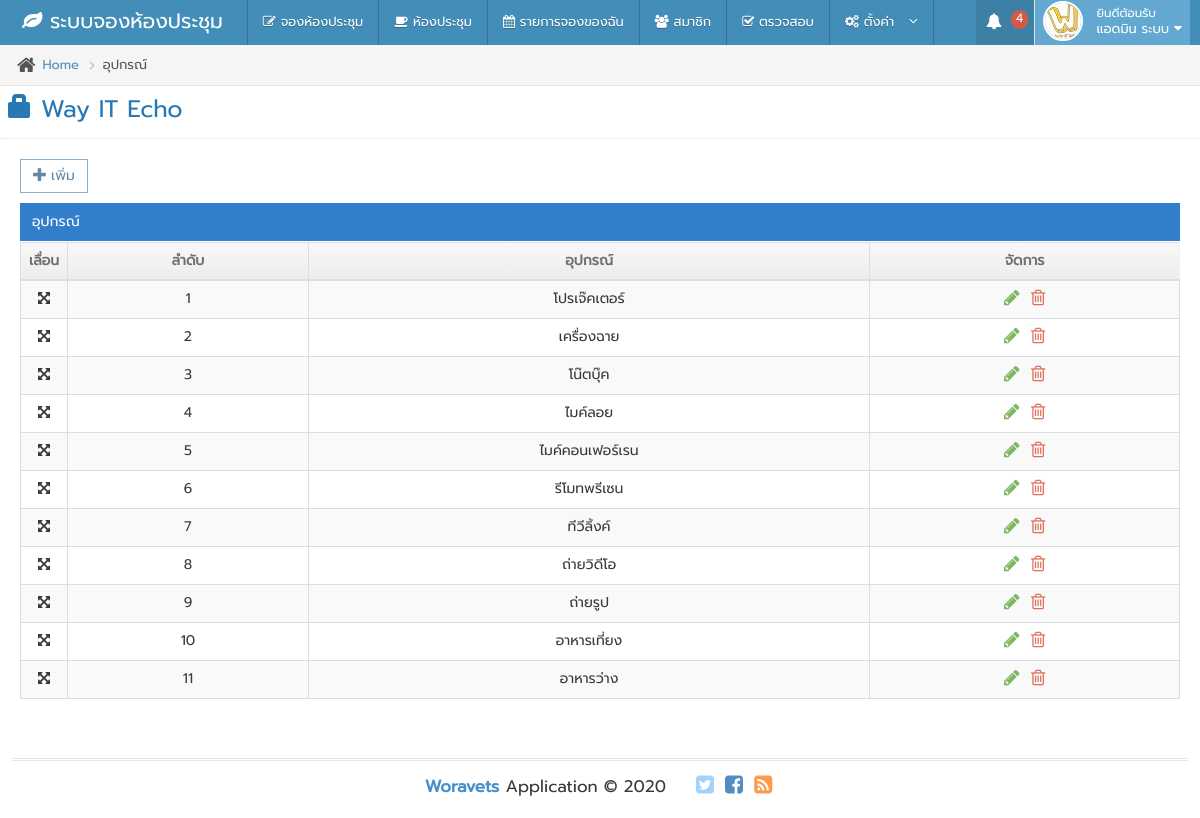
The page /equip/index.php (signed in) on the database its author committed.
### tables this page shows
CREATE TABLE `tb_member` (
  `id_member` int(5) NOT NULL,
  `username` varchar(20) NOT NULL,
  `password` varchar(20) NOT NULL,
  `ntitle` varchar(10) NOT NULL,
  `firstname` varchar(50) NOT NULL,
  `surname` varchar(50) NOT NULL,
  `email` varchar(50) NOT NULL,
  `status` varchar(5) NOT NULL,
  `position` varchar(200) NOT NULL,
  `phone` varchar(10) NOT NULL,
  `active` int(1) NOT NULL,
  `login_date` datetime NOT NULL,
  `login_times` int(6) NOT NULL,
  `create_date` datetime NOT NULL,
  `FilesName` varchar(20) NOT NULL
);

CREATE TABLE `tb_equipment` (
  `id_equipment` int(2) NOT NULL,
  `name_equipment` varchar(250) NOT NULL,
  `position` int(2) NOT NULL
);

### equip/index.php (the view, shortened to what this page needs)
<?php
$title = 'อุปกรณ์';
include 'templates/header.php';
?>
<div class="breadcrumbs ace-save-state" id="breadcrumbs">
						<ul class="breadcrumb">
							<li>
								<i class="ace-icon fa fa-home home-icon"></i>
								<a href="index.php?page=home">Home</a>
							</li>
							<li class="active">อุปกรณ์</li>
						</ul>
</div>
<div class="page-header">
							<h1>
								<?php echo $org; ?>
							</h1>
</div>
<div class="main-container ace-save-state" id="main-container">
    <div class="main-content">
		<div class="main-content-inner">
			<div class="page-content" >
                <div class="row" >
                    <div class="col-sm-12">
<?php if ($_GET['action']=='') {?>
<p> <a class="btn btn-white btn-primary" href="index.php?page=equip&action=add" role="button"><i class="ace-icon glyphicon glyphicon-plus"></i>เพิ่ม</a><p>
<div class="table-header">
<?php echo $title; ?>
</div>
		<div class="table-responsive">
<table id="dynamic-table" class="table table-striped table-bordered table-hover" >
<thead>
  <tr>
	<th width="20">เลื่อน</th>
    <th class="center">ลำดับ</th>
	<th class="center">อุปกรณ์</th>
	<th class="center">จัดการ</th>
  </tr>
</thead>
<tbody id="sortable">
<?php
$i=1 ;
$meSQL = "SELECT * FROM tb_equipment ORDER BY position asc";
$meQuery = $conn->query($meSQL);
while ($rs = $meQuery->fetch_assoc()){
?>
  <tr data-sort-id="<?php echo $rs['id_equipment']; ?>">
	<td class="center"><i class="fa fa-fw fa-arrows-alt" data-toggle="tooltip" title="Grag up or down"></i></td>
    <td class="center"><?php echo $i++; ?></td>
    <td class="center"><?php echo $rs['name_equipment']?></td>
	<td class="center">
	<div class="hidden-sm hidden-xs action-buttons">
	<a class="green" href="index.php?page=equip&action=edit&id=<?php echo $rs['id_equipment']; ?>">
		<i class="ace-icon fa fa-pencil bigger-130" title="แก้ไข"></i>
	</a>
	<a class="red" href="equip/action.php?action=delete&id=<?php echo $rs['id_equipment']; ?>" OnClick="return chkdel();">
		<i class="ace-icon fa fa-trash-o bigger-130" title="ลบ"></i>
	</a>
</div>
	</td>
  </tr>
  <?php } ?>
  </tbody>
</table>
<?php } ?>
				</div>
            </div>
		</div>
	</div>
<?php
include 'templates/footer.php';
?>

### connect.php (shortened to what this page needs)
<?php
$org = "<i class='ace-icon glyphicon glyphicon-lock'></i>".'  Way IT Echo' ;
?>

### templates/header.php (shortened to what this page needs)
<?php
if ($_SESSION['id'] != '') {
include 'connect.php';
$sql = "SELECT * FROM tb_member WHERE id_member = '{$_SESSION['id']}' ";
$rs = $conn->query( $sql )->fetch_assoc() ;
}
?>
<!DOCTYPE html>
<html lang="en" xmlns="http://www.w3.org/1999/xhtml">
	<head>
		<link rel="stylesheet" href="custom.css" />
		<link rel="stylesheet" href="assets/css/bootstrap.min.css" />
		<link rel="stylesheet" href="assets/font-awesome/4.5.0/css/font-awesome.min.css" />
        <link rel="stylesheet" href="assets/css/jquery-ui.custom.min.css" />
		<link rel="stylesheet" href="assets/css/colorbox.min.css" />
		<link rel="stylesheet" href="assets/css/ace.min.css" class="ace-main-stylesheet" id="main-ace-style" />
		<link rel="stylesheet" href="assets/css/ace-skins.min.css" />
		<link rel="stylesheet" href="assets/css/ace-rtl.min.css" />
        <link rel="stylesheet" href="assets/fullcalendar-3.6.2/fullcalendar.min.css"/>
        <link href="assets/dist/css/bootstrap-datepicker.css" rel="stylesheet" />
	</head>
<body class="no-skin">
<div id="navbar" class="navbar navbar-default    navbar-collapse       h-navbar ace-save-state">
			<div class="navbar-container ace-save-state" id="navbar-container">
				<div class="navbar-header pull-left">
					<a href="index.php?page=home" class="navbar-brand">
						<small>
							<i class="fa fa-leaf"></i>
							ระบบจองห้องประชุม
						</small>
					</a>
				</div>
				<nav id="sidebar" role="navigation" class="navbar-menu pull-left navbar-collapse collapse">
					<ul class="nav navbar-nav">
						<li class="<?php if ($_GET['page']=='booking'){echo 'active';}?>">
							<a href="index.php?page=booking">
								<i class="ace-icon fa  fa-pencil-square-o"></i>
								จองห้องประชุม
							</a>
						</li>
						<li class="<?php if ($_GET['page']=='rooms'){echo 'active';}?>">
							<a href="index.php?page=rooms">
								<i class="ace-icon fa  fa-coffee"></i>
								ห้องประชุม
							</a>
						</li>
<?php if ($_SESSION['status'] == 'admin' || $_SESSION['status'] == 'user') {?>
						<li class="<?php if ($_GET['page']=='mybooking'){echo 'active';}?>">
							<a href="index.php?page=mybooking">
								<i class="ace-icon fa  fa-calendar"></i>
								รายการจองของฉัน
							</a>
						</li>
<?php } ?>
<?php   if ($_SESSION['status'] =='admin')  { ?>
						<li class="<?php if ($_GET['page']=='member'){echo 'active';}?>">
							<a href="index.php?page=member">
								<i class="ace-icon fa fa-users"></i>
								สมาชิก
							</a>
						</li>
						<li class="<?php if ($_GET['page']=='report'){echo 'active';}?>">
							<a href="index.php?page=report">
								<i class="ace-icon fa fa-check-square-o"></i>
								ตรวจสอบ
							</a>
						</li>
						<li class="<?php if ($_GET['page']=='setrooms' || $_GET['page']=='style' || $_GET['page']=='equip' ){echo 'active';}?>">
							<a href="#" class="dropdown-toggle" data-toggle="dropdown">
							<i class="ace-icon fa fa-cogs"></i>
								ตั้งค่า
	  		&nbsp;
								<i class="ace-icon fa fa-angle-down bigger-110"></i>
							</a>
						</li>
<?php } ?>
					</ul>
				</nav>
				<div class="navbar-buttons navbar-header pull-right " role="navigation">
<?php if ($_SESSION['id'] != '') {?>
					<ul class="nav ace-nav">
<?php 	if ($_SESSION['status'] == 'admin') {
$sql2 = "SELECT COUNT(id) AS count1 FROM tb_event WHERE status = 0 ";
$rs2 = $conn->query($sql2)->fetch_assoc();?>
						<li class="transparent dropdown-modal open">
							<a class="dropdown-toggle" href="index.php?page=report&report=0" >
								<i class="ace-icon fa fa-bell icon-animated-bell"></i>
								<span class="badge badge-important"><?php if ($rs2['count1']==0){echo '';}else {echo $rs2['count1'];}?></span>
							</a>
						</li>
<?php } ?>
						<li class="light-blue dropdown-modal">
							<a data-toggle="dropdown" href="#" class="dropdown-toggle">
							<img class="nav-user-photo" src="assets/images/avatars/way.jpg" alt="Member Photo" />
								<span class="user-info">
									<small>ยินดีต้อนรับ</small>
										<span style="font-size:13px;">
<?php
										echo $rs['firstname'].'  '.$rs['surname'];
?>
										</span>
								<i class="ace-icon fa fa-caret-down"></i>
							</a>
						</li>
					</ul>
<?php } ?>
						</div>
			</div>
		</div>

### templates/footer.php (shortened to what this page needs)
<div class="footer">
	<div class="footer-inner">
		<div class="footer-content">
			<span class="bigger-120">
				<span class="blue bolder">Woravets</span>
			Application &copy; 2020
			</span>
						<span class="action-buttons">
							<a href="#">
								<i class="ace-icon fa fa-twitter-square light-blue bigger-150"></i>
							</a>
							<a href="#">
								<i class="ace-icon fa fa-facebook-square text-primary bigger-150"></i>
							</a>
							<a href="#">
								<i class="ace-icon fa fa-rss-square orange bigger-150"></i>
							</a>
						</span>
		</div>
	</div>
</div>
		</div>
                </div>
</div>
	</body>
</html>

### custom.css (style rules this page uses)
body { font-family: 'Prompt' !important; }
h1, h2, h3, h4, h5, h6 { font-family: "Prompt",Helvetica Neue,sans-serif !important; }

### rows shown on the page
tb_member: firstname "แอดมิน", surname "ระบบ"
tb_equipment: name_equipment "โปรเจ๊คเตอร์"
tb_equipment: name_equipment "เครื่องฉาย"
tb_equipment: name_equipment "โน๊ตบุ๊ค"
tb_equipment: name_equipment "ไมค์ลอย"
tb_equipment: name_equipment "ไมค์คอนเฟอร์เรน"
tb_equipment: name_equipment "รีโมทพรีเซน"
tb_equipment: name_equipment "ทีวีลิ้งค์"
tb_equipment: name_equipment "ถ่ายวิดีโอ"
tb_equipment: name_equipment "ถ่ายรูป"
tb_equipment: name_equipment "อาหารเที่ยง"
tb_equipment: name_equipment "อาหารว่าง"

### other values the page prints
$rs2['count1'] "4"
$title "อุปกรณ์"
